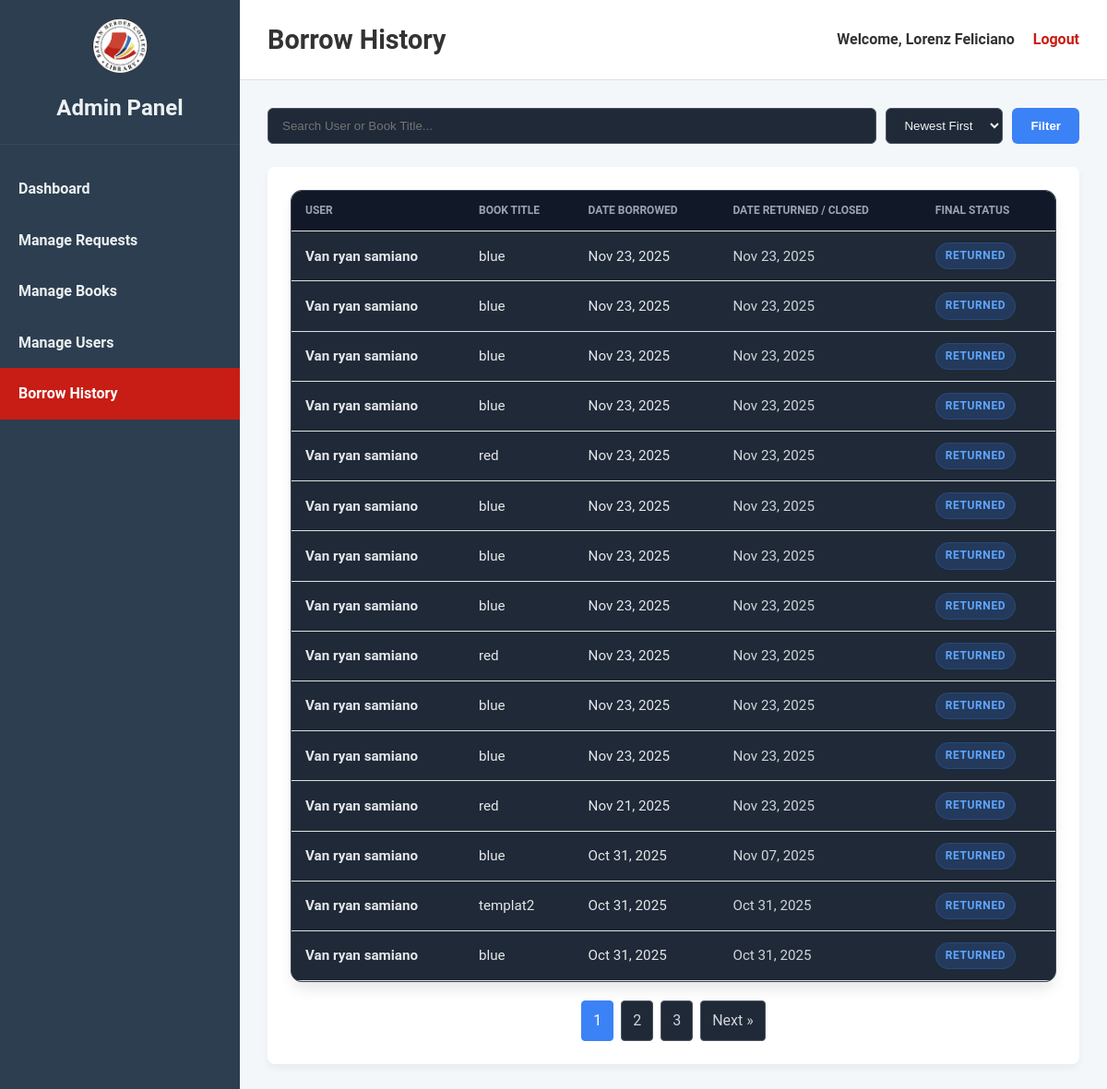
The app's page /frontend/borrow_history.php (signed in) with its own data.
### tables this page shows
CREATE TABLE `borrow_requests` (
  `borrow_id` bigint(20) UNSIGNED NOT NULL,
  `id_number` int(11) NOT NULL,
  `firstname` varchar(255) NOT NULL,
  `lastname` varchar(255) NOT NULL,
  `gsuit_account` varchar(255) NOT NULL,
  `program_and_year` varchar(255) NOT NULL,
  `borrow_date` date NOT NULL,
  `due_date` date DEFAULT NULL,
  `return_date` date NOT NULL,
  `borrow_status` enum('Pending','Approved','Borrowed','Returned','Rejected','Expired','Cancelled') DEFAULT 'Pending',
  `book_id` int(11) NOT NULL,
  `is_overdue_notified` tinyint(1) DEFAULT 0
);

CREATE TABLE `users` (
  `id_number` int(11) NOT NULL,
  `fullname` varchar(255) NOT NULL,
  `program_and_year` varchar(100) DEFAULT NULL,
  `email` varchar(255) NOT NULL,
  `password` varchar(255) NOT NULL,
  `user_id` int(11) NOT NULL,
  `role` enum('student','librarian','admin') NOT NULL DEFAULT 'student',
  `status` varchar(50) NOT NULL DEFAULT 'Active',
  `otp_code` varchar(6) DEFAULT NULL,
  `otp_expiry` datetime DEFAULT NULL
);

CREATE TABLE `books` (
  `book_id` int(11) NOT NULL,
  `book_name` varchar(255) NOT NULL,
  `book_description` text DEFAULT NULL,
  `category` varchar(255) NOT NULL,
  `favorite` tinyint(1) NOT NULL DEFAULT 0,
  `author` varchar(255) DEFAULT NULL,
  `publication_year` year(4) DEFAULT NULL,
  `total_copies` int(11) NOT NULL DEFAULT 1,
  `available_copies` int(11) NOT NULL DEFAULT 1,
  `book_image_path` varchar(255) DEFAULT NULL
);

### frontend/borrow_history.php (the view, shortened to what this page needs)
<?php
include '../backend/db_connect.php';
$search = $_GET['search'] ?? '';
$sort = $_GET['sort'] ?? 'DESC';
$page = isset($_GET['page']) && is_numeric($_GET['page']) ? (int)$_GET['page'] : 1;
$results_per_page = 15;
$offset = ($page - 1) * $results_per_page;
$where_clauses = ["br.borrow_status IN ('Returned', 'Rejected', 'Cancelled', 'Expired')"];
$params = [];
$types = "";
$where_sql = "WHERE " . implode(" AND ", $where_clauses);
$count_sql = "
    SELECT COUNT(*)
    FROM borrow_requests br
    JOIN users u ON br.id_number = u.id_number
    JOIN books b ON br.book_id = b.book_id
    $where_sql
";
$stmt_count = $conn->prepare($count_sql);
$stmt_count->execute();
$total_results = $stmt_count->get_result()->fetch_row()[0];
$total_pages = ceil($total_results / $results_per_page);
$data_sql = "
    SELECT br.borrow_id, u.fullname, b.book_name, br.borrow_date, br.return_date, br.borrow_status
    FROM borrow_requests br
    JOIN users u ON br.id_number = u.id_number
    JOIN books b ON br.book_id = b.book_id
    $where_sql
    ORDER BY br.return_date $sort, br.borrow_date $sort
    LIMIT ? OFFSET ?
";
$stmt_data = $conn->prepare($data_sql);
$params[] = $results_per_page;
$params[] = $offset;
$types .= "ii";
$stmt_data->bind_param($types, ...$params);
$stmt_data->execute();
$result = $stmt_data->get_result();
$welcome_message = "Welcome, " . htmlspecialchars($_SESSION['fullname']);
?>
<!DOCTYPE html>
<html lang="en">
<head>
    <link rel="stylesheet" href="admin_styles.css">
</head>
<body>
    <div class="admin-container">
        <aside class="sidebar">
            <div class="sidebar-header">
                <img src="LIBRARY_LOGO.png" alt="Logo" class="sidebar-logo">
                <h2>Admin Panel</h2>
            </div>
            <nav class="sidebar-nav">
                <ul>
                    <li><a href="admin_dashboard.php">Dashboard</a></li>
                    <li><a href="manage_requests.php">Manage Requests</a></li>
                    <li><a href="manage_books.php">Manage Books</a></li>
                    <li><a href="manage_users.php">Manage Users</a></li>
                    <li><a href="borrow_history.php" class="active">Borrow History</a></li>
                </ul>
            </nav>
        </aside>
        <div class="main-wrapper">
            <header class="main-header">
                <h1>Borrow History</h1>
                <div class="user-info">
                    <span><?php echo $welcome_message; ?></span>
                    <a href="../backend/logout.php">Logout</a>
                </div>
            </header>
            <main class="main-content">
                <section class="action-bar">
                    <form action="borrow_history.php" method="GET" class="filter-form">
                        <input type="text" name="search" placeholder="Search User or Book Title..." value="<?php echo htmlspecialchars($search); ?>" style="flex-grow:1;">
                        <select name="sort">
                            <option value="DESC" <?php if($sort == 'DESC') echo 'selected'; ?>>Newest First</option>
                        </select>
                        <button type="submit">Filter</button>
                    </form>
                </section>
                <section class="content-section">
                    <div class="table-container">
                        <table>
                            <thead>
                                <tr>
                                    <th>User</th>
                                    <th>Book Title</th>
                                    <th>Date Borrowed</th>
                                    <th>Date Returned / Closed</th>
                                    <th>Final Status</th>
                                </tr>
                            </thead>
                            <tbody>
                                <?php if ($result->num_rows > 0): ?>
                                    <?php while($row = $result->fetch_assoc()): ?>
                                        <tr>
                                            <td><strong><?php echo htmlspecialchars($row['fullname']); ?></strong></td>
                                            <td><?php echo htmlspecialchars($row['book_name']); ?></td>
                                            <td>
                                                <?php echo htmlspecialchars(date('M d, Y', strtotime($row['borrow_date']))); ?>
                                            </td>
                                            <td style="color: #d1d5db;">
                                                <?php echo $row['return_date'] ? htmlspecialchars(date('M d, Y', strtotime($row['return_date']))) : 'N/A'; ?>
                                            </td>
                                            <td>
                                                <span class="badge status-<?php echo strtolower($row['borrow_status']); ?>">
                                                    <?php echo htmlspecialchars($row['borrow_status']); ?>
                                                </span>
                                            </td>
                                        </tr>
                                    <?php endwhile; ?>
                                <?php endif; ?>
                            </tbody>
                        </table>
                    </div>
                    <?php if ($total_pages > 1): ?>
                    <div class="pagination">
                        <?php
                            $query_params = ['search' => $search, 'sort' => $sort];
                        ?>
                        <?php for ($i = 1; $i <= $total_pages; $i++): ?>
                            <a href="?page=<?php echo $i; ?>&<?php echo http_build_query($query_params); ?>" class="<?php if ($i == $page) echo 'active'; ?>">
                                <?php echo $i; ?>
                            </a>
                        <?php endfor; ?>
                        <?php if ($page < $total_pages): ?>
                            <a href="?page=<?php echo $page + 1; ?>&<?php echo http_build_query($query_params); ?>">Next &raquo;</a>
                        <?php endif; ?>
                    </div>
                    <?php endif; ?>
                </section>
            </main>
        </div>
    </div>
</body>
</html>

### frontend/admin_styles.css (style rules this page uses)
* { box-sizing: border-box; margin: 0; padding: 0; }
body { font-family: "Roboto", sans-serif; line-height: 1.6; background-color: #f4f7fa; color: #333; }
.admin-container { display: flex; min-height: 100vh; }
.sidebar { width: 260px; background-color: #2c3e50; color: #ecf0f1; display: flex; flex-direction: column; flex-shrink: 0; }
.sidebar-header { padding: 20px; text-align: center; border-bottom: 1px solid #34495e; }
.sidebar-logo { max-width: 60px; margin-bottom: 10px; }
.sidebar-nav ul { list-style: none; padding: 20px 0; }
.sidebar-nav ul li a { display: block; color: #ecf0f1; text-decoration: none; padding: 15px 20px; font-weight: bold; transition: background-color 0.3s, padding-left 0.3s; }
.sidebar-nav ul li a.active { background-color: #c81d14; color: #fff; }
.main-wrapper { flex: 1; display: flex; flex-direction: column; }
.main-header { background-color: #ffffff; padding: 20px 30px; border-bottom: 1px solid #e0e0e0; display: flex; justify-content: space-between; align-items: center; }
.main-header h1 { font-size: 1.8rem; }
.user-info { display: flex; align-items: center; gap: 20px; }
.user-info span { font-weight: bold; }
.user-info a { color: #c81d14; text-decoration: none; font-weight: bold; transition: color 0.3s; }
.main-content { padding: 30px; flex-grow: 1; }
.content-section { background-color: #ffffff; padding: 25px; border-radius: 8px; box-shadow: 0 4px 8px rgba(0, 0, 0, 0.05); }
.table-container { overflow-x: auto; }
table { width: 100%; border-collapse: collapse; font-size: 0.95rem; }
table thead { background-color: #f4f7fa; }
table th, table td { padding: 12px 15px; text-align: left; border-bottom: 1px solid #e0e0e0; }
.action-bar { margin-bottom: 20px; text-align: right; }

### frontend/borrow_history.php (style rules this page uses)
.action-bar { display: flex; justify-content: space-between; align-items: center; margin-bottom: 25px; flex-wrap: wrap; gap: 15px; }
.filter-form { display: flex; gap: 10px; width: 100%; }
.filter-form input, .filter-form select { padding: 10px 15px; border-radius: 6px; border: 1px solid #4b5563; background: #1f2937; color: #f3f4f6; outline: none; }
.filter-form button { padding: 10px 20px; border-radius: 6px; background-color: #3b82f6; color: white; border: none; cursor: pointer; font-weight: 600; }
.table-container { background-color: #1f2937; border-radius: 12px; box-shadow: 0 10px 15px -3px rgba(0, 0, 0, 0.1); overflow: hidden; border: 1px solid #374151; }
table { width: 100%; border-collapse: collapse; color: #e5e7eb; font-size: 0.95rem; }
thead tr { background-color: #111827; text-align: left; }
th { padding: 18px 24px; font-weight: 700; text-transform: uppercase; font-size: 0.75rem; color: #9ca3af; border-bottom: 1px solid #374151; }
tbody tr { border-bottom: 1px solid #374151; transition: background-color 0.15s ease; }
td { padding: 16px 24px; vertical-align: middle; }
.badge { display: inline-block; padding: 4px 10px; border-radius: 9999px; font-size: 0.75rem; font-weight: 700; text-transform: uppercase; letter-spacing: 0.05em; }
.status-returned { background-color: rgba(59, 130, 246, 0.2); color: #60a5fa; border: 1px solid rgba(59, 130, 246, 0.2); }
.pagination { margin-top: 20px; text-align: center; }
.pagination a { display: inline-block; color: #d1d5db; padding: 8px 12px; text-decoration: none; border: 1px solid #4b5563; margin: 0 2px; border-radius: 4px; background: #1f2937; transition: 0.2s; }
.pagination a:hover, .pagination a.active { background-color: #3b82f6; border-color: #3b82f6; color: white; }

### records on screen
borrow_requests: users.fullname "Van ryan samiano", book.book_name "blue", borrow_date "Nov 23, 2025", return_date "Nov 23, 2025", borrow_status "RETURNED"
borrow_requests: users.fullname "Van ryan samiano", book.book_name "blue", borrow_date "Nov 23, 2025", return_date "Nov 23, 2025", borrow_status "RETURNED"
borrow_requests: users.fullname "Van ryan samiano", book.book_name "blue", borrow_date "Nov 23, 2025", return_date "Nov 23, 2025", borrow_status "RETURNED"
borrow_requests: users.fullname "Van ryan samiano", book.book_name "blue", borrow_date "Nov 23, 2025", return_date "Nov 23, 2025", borrow_status "RETURNED"
borrow_requests: users.fullname "Van ryan samiano", book.book_name "red", borrow_date "Nov 23, 2025", return_date "Nov 23, 2025", borrow_status "RETURNED"
borrow_requests: users.fullname "Van ryan samiano", book.book_name "blue", borrow_date "Nov 23, 2025", return_date "Nov 23, 2025", borrow_status "RETURNED"
borrow_requests: users.fullname "Van ryan samiano", book.book_name "blue", borrow_date "Nov 23, 2025", return_date "Nov 23, 2025", borrow_status "RETURNED"
borrow_requests: users.fullname "Van ryan samiano", book.book_name "blue", borrow_date "Nov 23, 2025", return_date "Nov 23, 2025", borrow_status "RETURNED"
borrow_requests: users.fullname "Van ryan samiano", book.book_name "red", borrow_date "Nov 23, 2025", return_date "Nov 23, 2025", borrow_status "RETURNED"
borrow_requests: users.fullname "Van ryan samiano", book.book_name "blue", borrow_date "Nov 23, 2025", return_date "Nov 23, 2025", borrow_status "RETURNED"
borrow_requests: users.fullname "Van ryan samiano", book.book_name "blue", borrow_date "Nov 23, 2025", return_date "Nov 23, 2025", borrow_status "RETURNED"
borrow_requests: users.fullname "Van ryan samiano", book.book_name "red", borrow_date "Nov 21, 2025", return_date "Nov 23, 2025", borrow_status "RETURNED"
borrow_requests: users.fullname "Van ryan samiano", book.book_name "blue", borrow_date "Oct 31, 2025", return_date "Nov 07, 2025", borrow_status "RETURNED"
borrow_requests: users.fullname "Van ryan samiano", book.book_name "templat2", borrow_date "Oct 31, 2025", return_date "Oct 31, 2025", borrow_status "RETURNED"
borrow_requests: users.fullname "Van ryan samiano", book.book_name "blue", borrow_date "Oct 31, 2025", return_date "Oct 31, 2025", borrow_status "RETURNED"

### other values on screen
$welcome_message "Welcome, Lorenz Feliciano"
